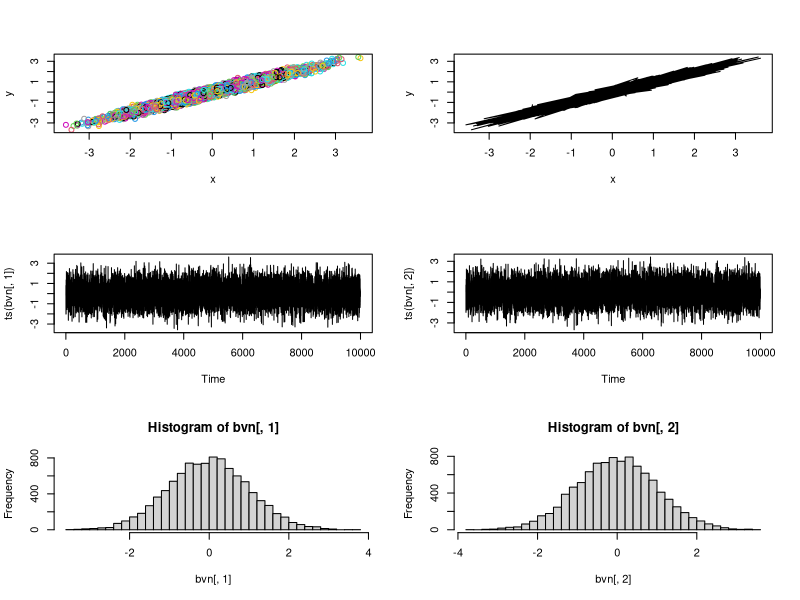
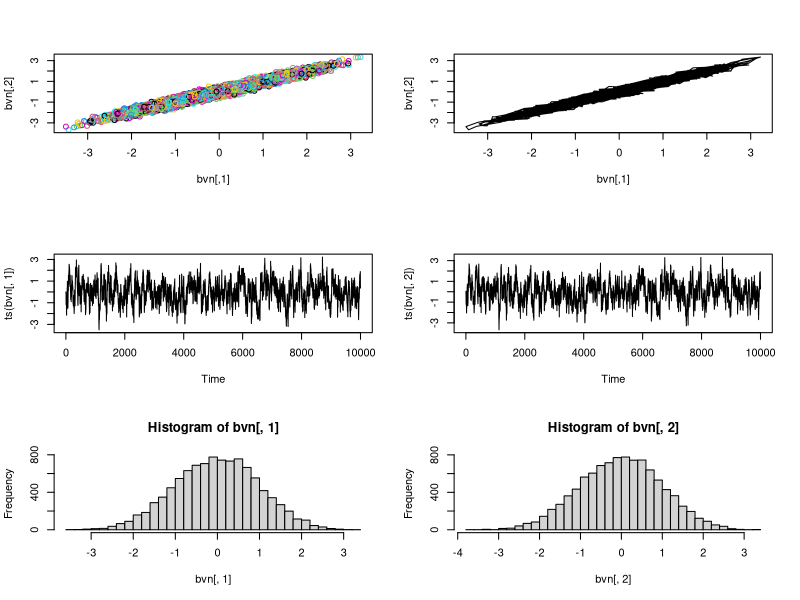

The R source for these figures, in order:
# bivariate normal

# first the "proper way"

rbvn<-function (n, rho) 
{
        x <- rnorm(n, 0, 1)
        y <- rnorm(n, rho * x, sqrt(1 - rho^2))
        cbind(x, y)
}

bvn<-rbvn(10000,0.98)
par(mfrow=c(3,2))
plot(bvn,col=1:10000)
plot(bvn,type="l")
plot(ts(bvn[,1]))
plot(ts(bvn[,2]))
hist(bvn[,1],40)
hist(bvn[,2],40)
par(mfrow=c(1,1))

# now with a gibbs sampler...

gibbs<-function (n, rho) 
{
        mat <- matrix(ncol = 2, nrow = n)
        x <- 0
        y <- 0
        mat[1, ] <- c(x, y)
        for (i in 2:n) {
                x <- rnorm(1, rho * y, sqrt(1 - rho^2))
                y <- rnorm(1, rho * x, sqrt(1 - rho^2))
                mat[i, ] <- c(x, y)
        }
        mat
}

bvn<-gibbs(10000,0.98)
par(mfrow=c(3,2))
plot(bvn,col=1:10000)
plot(bvn,type="l")
plot(ts(bvn[,1]))
plot(ts(bvn[,2]))
hist(bvn[,1],40)
hist(bvn[,2],40)
par(mfrow=c(1,1))




# end